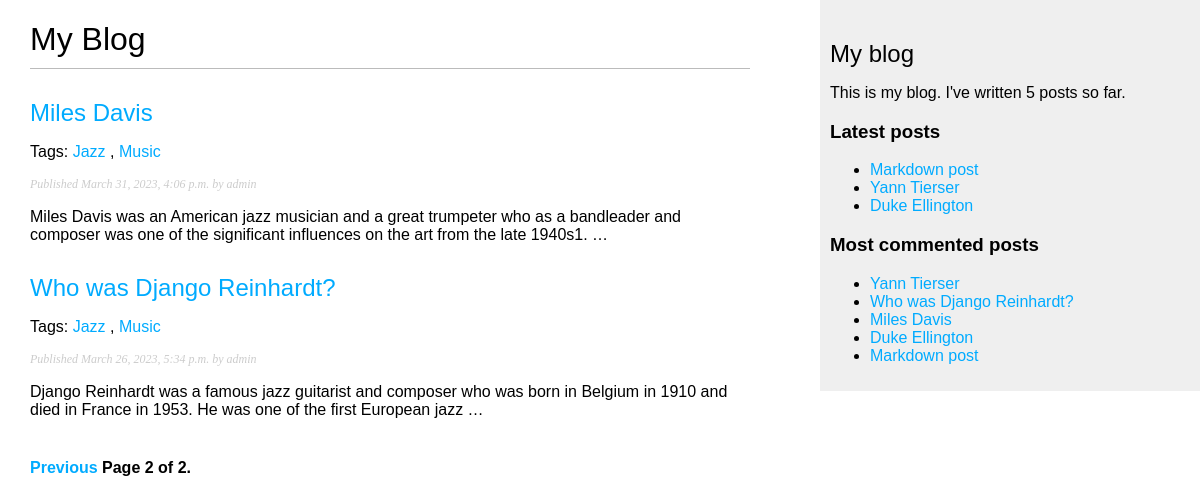
Screenshot of /blog/?page=2 with the database file from the repository.
### blog/models.py (models this page shows, shortened)
class Post(models.Model):
    class Status(models.TextChoices):
        DRAFT = "DF", "Draft"
        PUBLISHED = "PB", "Published"
    tags = TaggableManager()
    title = models.CharField(max_length=250)
    slug = models.SlugField(max_length=250, unique_for_date="publish")  # new
    author = models.ForeignKey(
        User, on_delete=models.CASCADE, related_name="blog_posts"
    )
    body = models.TextField()
    publish = models.DateTimeField(default=timezone.now)
    created = models.DateTimeField(auto_now_add=True)
    updated = models.DateTimeField(auto_now=True)
    status = models.CharField(
        max_length=2, choices=Status.choices, default=Status.DRAFT
    )
    objects = models.Manager()  # The default manager.
    published = PublishedManager()  # Our custom manager.
    class Meta:
        ordering = ["-publish"]
        indexes = [
            models.Index(fields=["-publish"]),
        ]
    def get_absolute_url(self):  # new
        return reverse(
            "blog:post_detail",
            args=[self.publish.year, self.publish.month, self.publish.day, self.slug],
        )

### blog/views.py (the view)
# urls.py: path("", views.post_list, name="post_list"),
def post_list(request, tag_slug=None):
    post_list = Post.published.all()
    tag = None
    if tag_slug:
        tag = get_object_or_404(Tag, slug=tag_slug)
        post_list = post_list.filter(tags__in=[tag])
    paginator = Paginator(post_list, 3)
    page_number = request.GET.get("page", 1)
    try:
        posts = paginator.page(page_number)
    except PageNotAnInteger:
        posts = paginator.page(1)
    except EmptyPage:
        posts = paginator.page(paginator.num_pages)
    return render(request, "blog/post/list.html", {"posts": posts, "tag": tag})

### blog/models.py (called while the page is built)
    def get_queryset(self):
        return super().get_queryset().filter(status=Post.Status.PUBLISHED)

### blog/templatetags/blog_tags.py (called while the page is built)
@register.simple_tag
def total_posts():
    return Post.published.count()

@register.inclusion_tag("blog/post/latest_posts.html")
def show_latest_posts(count=5):
    latest_posts = Post.published.order_by("-publish")[:count]
    return {"latest_posts": latest_posts}

@register.simple_tag
def get_most_commented_posts(count=5):
    return Post.published.annotate(total_comments=Count("comments")).order_by(
        "-total_comments",
    )[:count]

@register.filter(name="markdown")
def markdown_format(text):
    return mark_safe(markdown.markdown(text))

### blog/templates/blog/post/list.html (shortened to what this page needs)
{% extends "blog/base.html" %}
{% load blog_tags %}
{% block content %}
<h1>My Blog</h1>
{% for post in posts %}
<h2>
    <a href="{{ post.get_absolute_url }}">
        {{ post.title }}
    </a>
</h2>
<p class="tags">Tags:
    {% for tag in post.tags.all %}
    <a href="{% url 'blog:post_list_by_tag' tag.slug %}">
        {{ tag.name }}
    </a>
    {% if not forloop.last %}, {% endif %}
    {% endfor %}
</p>
<p class="date">
    Published {{ post.publish }} by {{ post.author }}
</p>
{{ post.body|markdown|truncatewords:30 }}
{% endfor %}
{% include "pagination.html" with page=posts %}
{% endblock %}

### blog/templates/blog/base.html (shortened to what this page needs)
{% load blog_tags %}
{% load static %}
<!DOCTYPE html>
<html>
<head>
    <link href="{% static " css/blog.css" %}" rel="stylesheet">
</head>
<body>
    <div id="content">
        {% block content %}
        {% endblock %}
    </div>
    <div id="sidebar">
        <h2>My blog</h2>
        <p>
            This is my blog.
            I've written {% total_posts %} posts so far.
        </p>
        <h3>Latest posts</h3>
        {% show_latest_posts 3 %}
        <h3>Most commented posts</h3>
        {% get_most_commented_posts as most_commented_posts %}
        <ul>
            {% for post in most_commented_posts %}
            <li>
                <a href="{{ post.get_absolute_url }}">
                    {{ post.title }}
                </a>
            </li>
            {% endfor %}
        </ul>
    </div>
</body>
</html>

### blog/templates/blog/post/latest_posts.html
<ul>
    {% for post in latest_posts %}
    <li>
        <a href="{{ post.get_absolute_url }}">
            {{ post.title }}
        </a>
    </li>
    {% endfor %}
</ul>

### blog/static/css/blog.css (style rules this page uses)
body { margin: 0; padding: 0; font-family: helvetica, sans-serif; }
a { color: #00abff; text-decoration: none; }
h1 { font-weight: normal; border-bottom: 1px solid #bbb; padding: 0 0 10px 0; }
h2 { font-weight: normal; margin: 30px 0 0; }
#content { float: left; width: 60%; padding: 0 0 0 30px; }
#sidebar { float: right; width: 30%; padding: 10px; background: #efefef; height: 100%; }
p.date { color: #ccc; font-family: georgia, serif; font-size: 12px; font-style: italic; }

### rows the page displays
Post: title "Miles Davis", publish "March 31, 2023, 4:06 p.m.", author "admin", body "Miles Davis was an American jazz musician and a great trumpeter who as a bandleader and composer was one of the significant influences on the art from the late 1940s1. …"
Tag: name "Jazz"
Tag: name "Music"
Post: title "Who was Django Reinhardt?", publish "March 26, 2023, 5:34 p.m.", author "admin", body "Django Reinhardt was a famous jazz guitarist and composer who was born in Belgium in 1910 and died in France in 1953. He was one of the first European jazz …"
Post: title "Markdown post"
Post: title "Yann Tierser"
Post: title "Duke Ellington"

### other values shown
{{ page.number }} "2"
{{ page.paginator.num_pages }} "2"
